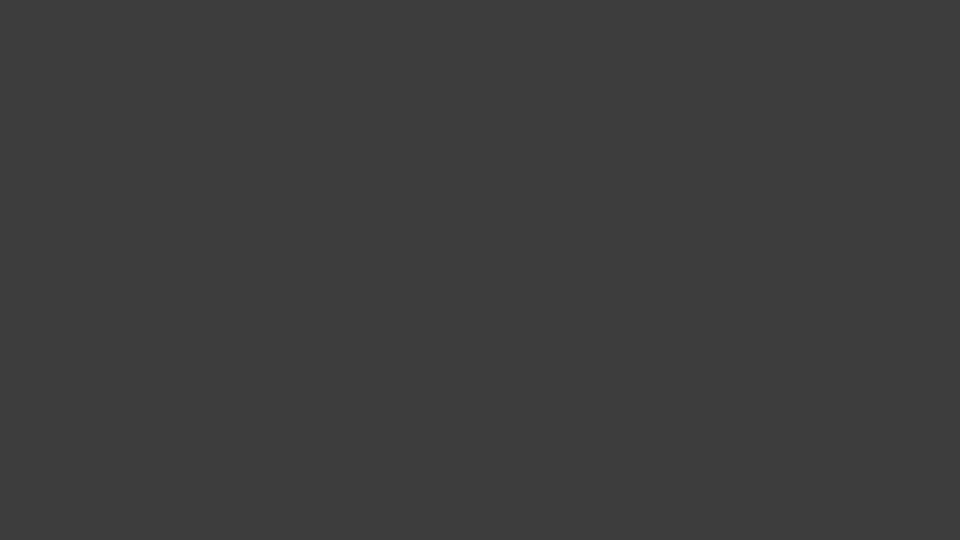
Frame 1 (no input)
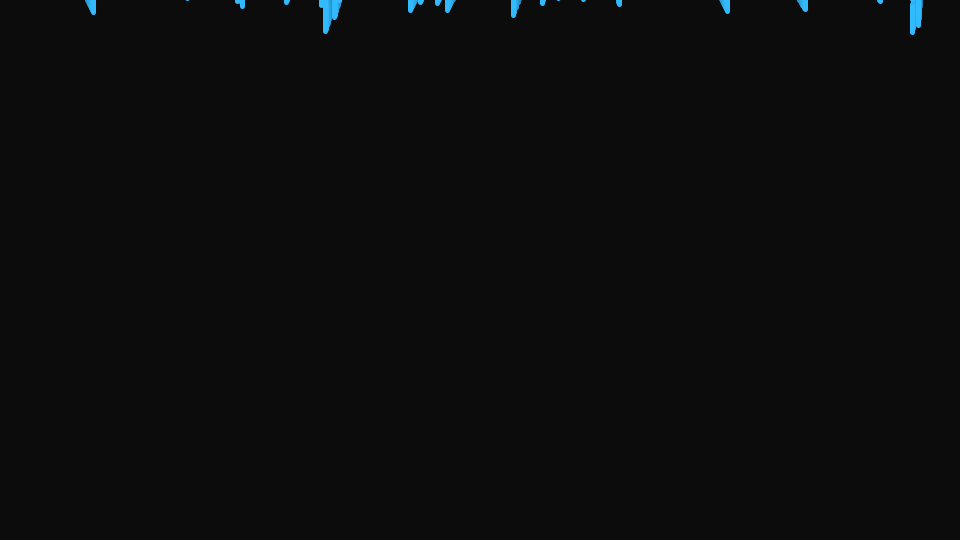
Frame 60 (the mouse pressed at the canvas centre just before this capture)
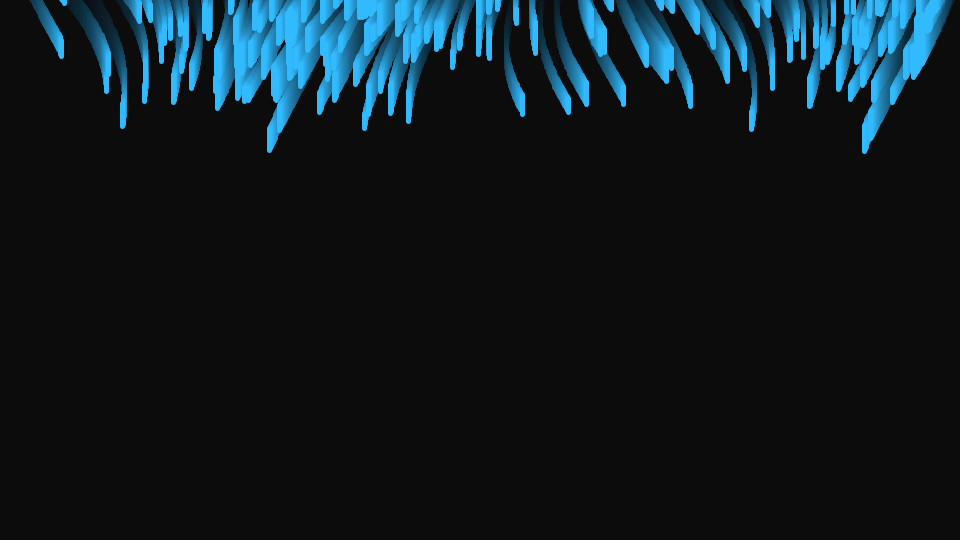
Frame 120 (the mouse held since frame 60 and released just before this capture)

The Processing sketch that drew these frames (run headless with seeded random() and noise(); from frame 60 on, the mouse is pressed at the canvas centre):

// Processing sketch: sketch_xxx_Rain2
// ── sketch_xxx_Rain2.pde
ArrayList<Rain> rains = new ArrayList<Rain>();
float grid = 10;
// setup関数 : 初回1度だけ実行される
void setup() {
  size(960, 540); // ウィンドウサイズを960px,540pxに
  colorMode(HSB, 360, 100, 100); // HSBでの色指定にする
  smooth(); // 描画を滑らかに
  for (float x = 0; x < width; x += grid/2) {
    float y = random(-200, -100);
    Rain r = new Rain(x, y);
    rains.add(r);
  }
  background(0, 0, 25);
}

// draw関数 : setup関数実行後繰り返し実行される
void draw() {
  noStroke();
  fill(0, 20, 0, 10);
  rect(0, 0, width, height);
  for (Rain r : rains) {
    r.update();
    r.draw();
  }
}

class Rain {
  float x, y;
  float speed;
  float len;
  Rain(float _x, float _y) {
    x = _x;
    y = _y;
    speed = random(1, 2);
    len = random(10, 30);
  }
  void update() {
    x += sin((x + y +frameCount)/100);
    y += speed;
    if (y  > height) {
      y = random(-200, -100);
    }
    if(x < 0){
      x += width;
    }
    if(x > width){
      x -= width;
    }
  }
  void draw() {
    strokeWeight(grid/2);
    stroke(200, 80, 100);
    line(x, y, x, y+len);
  }
}
